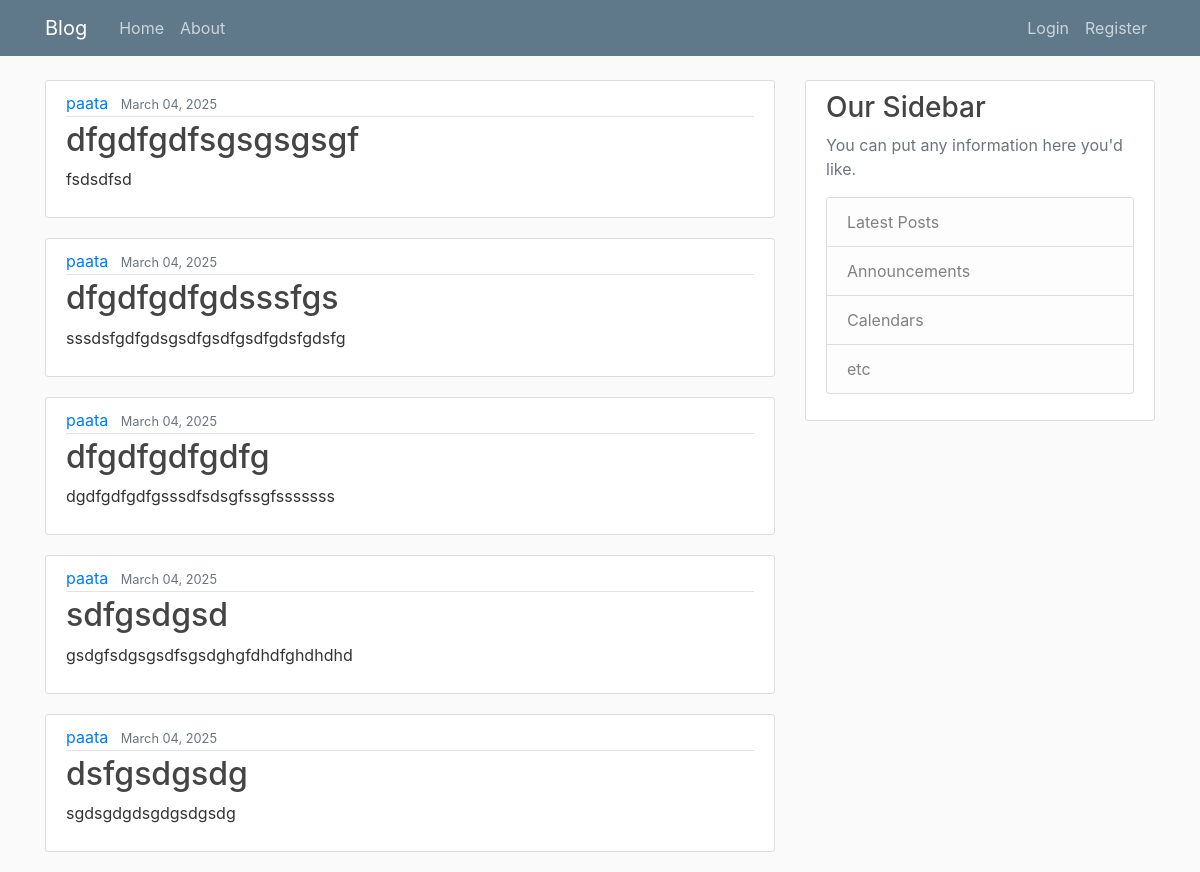
The page / on the database its author committed.
### blog/models.py (models this page shows, shortened)
class Post(models.Model):
    title = models.CharField(max_length=100)
    content = models.TextField()
    date_posted = models.DateTimeField(default=timezone.now)
    author = models.ForeignKey(User, on_delete=models.CASCADE)

### blog/views.py (the view)
# urls.py: path('', PostListView.as_view(), name='blog-home'),
class PostListView(ListView):
    model = Post
    template_name = 'blog/home.html'
    context_object_name = 'posts'
    ordering = ['-date_posted']
    paginate_by = 5

### blog/templates/blog/home.html
{% extends 'blog/base.html' %}
{% block content %}
    {% for post in posts %}
            <article class="media content-section">
              <div class="media-body">
                <div class="article-metadata">
                  <a class="mr-2" href="#">{{ post.author }}</a>
                  <small class="text-muted">{{ post.date_posted|date:"F d, Y" }}</small>
                </div>
                <h2><a class="article-title" href="#">{{ post.title }}</a></h2>
                <p class="article-content">{{ post.content }}</p>
              </div>
            </article>
    {% endfor %}
{% endblock content %}

### blog/static/blog/main.css (style rules this page uses)
body { background: #fafafa; color: #333333; margin-top: 5rem; }
h1, h2, h3, h4, h5, h6 { color: #444444; }
.content-section { background: #ffffff; padding: 10px 20px; border: 1px solid #dddddd; border-radius: 3px; margin-bottom: 20px; }
.article-title { color: #444444; }
.article-content { white-space: pre-line; }
.article-metadata { padding-bottom: 1px; margin-bottom: 4px; border-bottom: 1px solid #e3e3e3 }

### rows shown on the page
Post: author "paata", date_posted "March 04, 2025", title "dfgdfgdfsgsgsgsgf", content "fsdsdfsd"
Post: author "paata", date_posted "March 04, 2025", title "dfgdfgdfgdsssfgs", content "sssdsfgdfgdsgsdfgsdfgsdfgdsfgdsfg"
Post: author "paata", date_posted "March 04, 2025", title "dfgdfgdfgdfg", content "dgdfgdfgdfgsssdfsdsgfssgfsssssss"
Post: author "paata", date_posted "March 04, 2025", title "sdfgsdgsd", content "gsdgfsdgsgsdfsgsdghgfdhdfghdhdhd"
Post: author "paata", date_posted "March 04, 2025", title "dsfgsdgsdg", content "sgdsgdgdsgdgsdgsdg"
